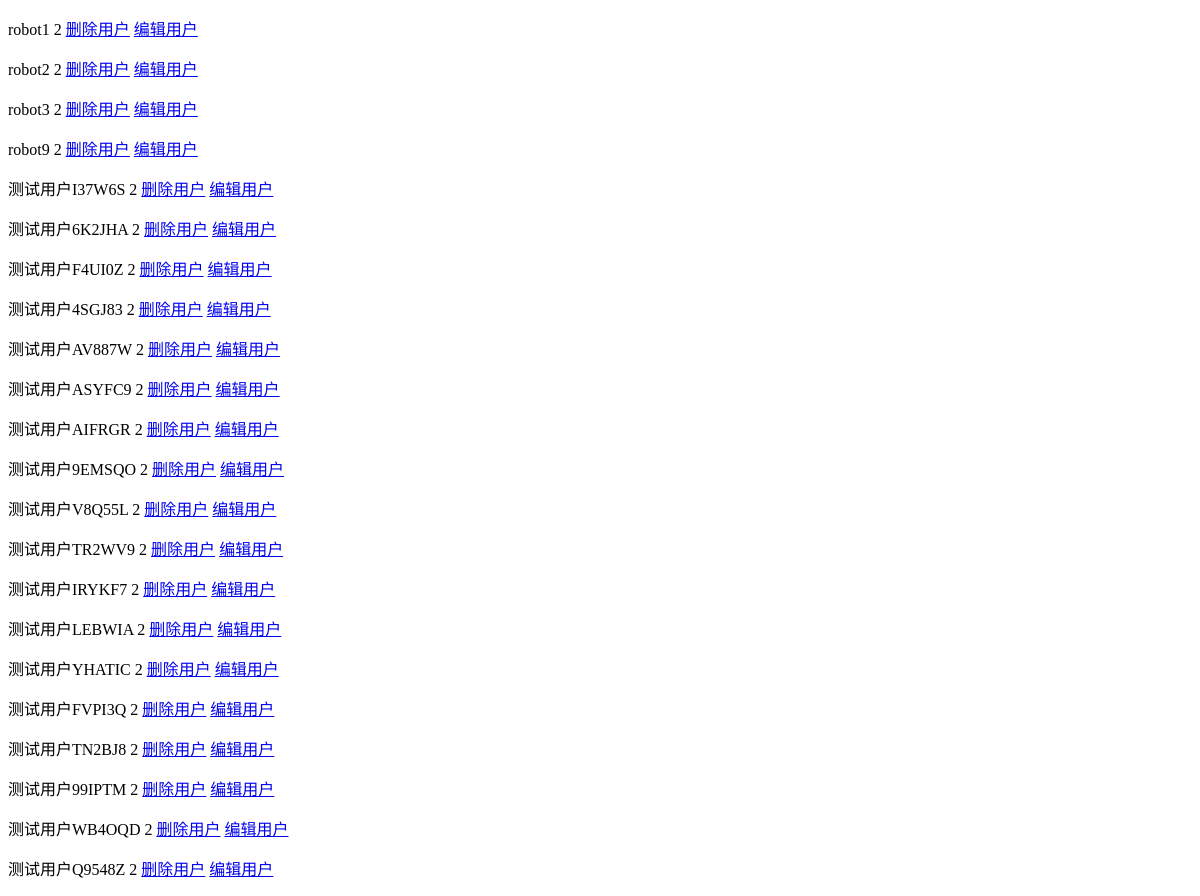
Before: /admin/users with the older database file.
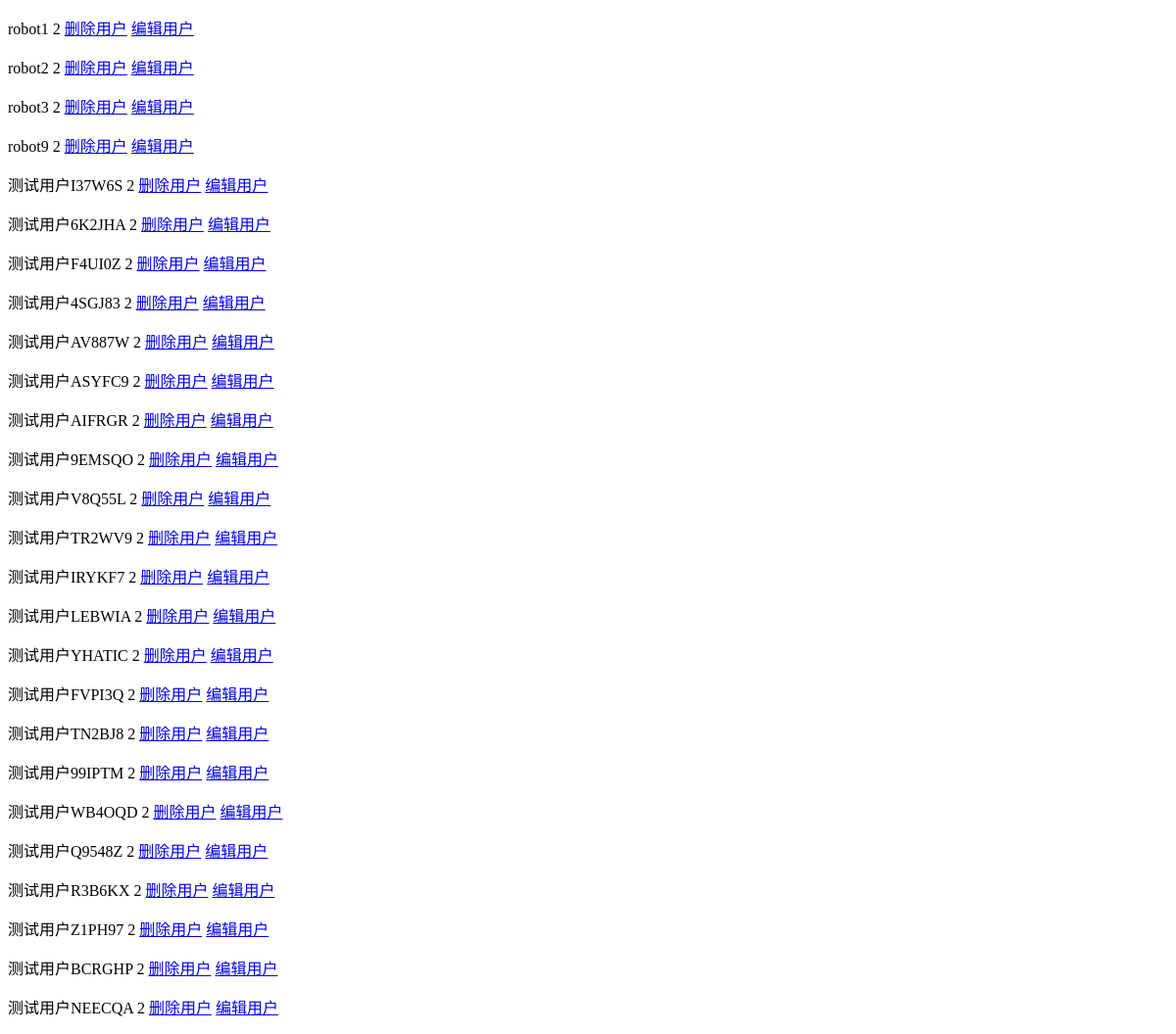
After: the same page with the newer database file.
### app/models.py (models this page shows, shortened)
class ReprMixin(object):
    def __repr__(self):
        class_name = self.__class__.__name__
        return u'<{}: {}>'.format(class_name, self.id)

class User(db.Model, ReprMixin):
    __tablename__ = 'users'
    id = db.Column(db.Integer, primary_key=True)
    username = db.Column(db.String())
    password = db.Column(db.String())
    role = db.Column(db.Integer(), default=2)
    follower = db.Column(db.String(), default='')
    followee = db.Column(db.String(), default='')
    created_time = db.Column(db.Integer(), default=0)
    tweets = db.relationship('Tweet', backref='user')
    comments = db.relationship('Comment', backref='user')
    ats = db.relationship('At', backref='user')

### app/api/follow.py (the view)
@api.route('/admin/users')
def users_view():
    users = User.query.all()
    return render_template('users_view.html', users=users)

### app/templates/users_view.html (shortened to what this page needs)
<!DOCTYPE html>
<html lang="en">
<head>
</head>
<body>
    {% for u in users %}
        <p>
            {{ u.username }} {{ u.gender }} {{u.role}}
            <a href="/admin/users/delete/{{u.id}}">删除用户</a>
            <a href="/admin/users/update/{{u.id}}">编辑用户</a>
        </p>
    {% endfor %}
</body>
</html>

Changed rows visible on the page:
added User: username "测试用户R3B6KX", role "2"
added User: username "测试用户Z1PH97", role "2"
added User: username "测试用户BCRGHP", role "2"
added User: username "测试用户NEECQA", role "2"
